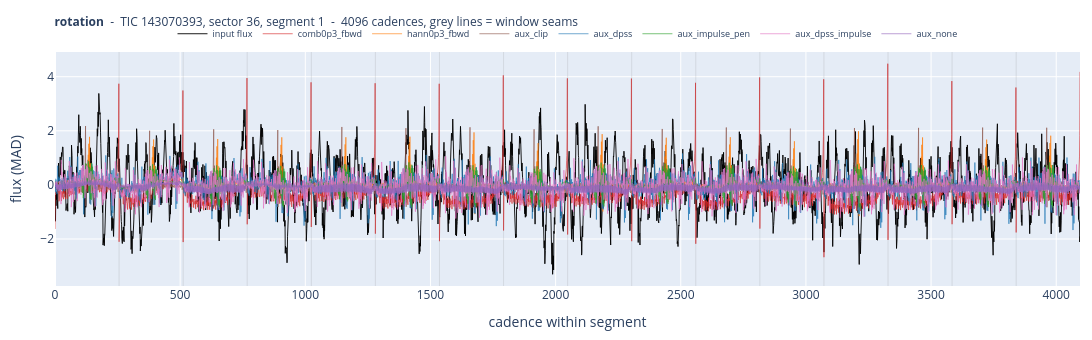

The cell this chart's notebook holds for it:
### Code cell
plot_class("rotation")

### Figure 1 — Plotly figure (JSON) as saved in the notebook; plotly's stock layout.template omitted (floating-point values rounded to 4 significant figures; data arrays with more than 128 entries replaced by an {"elided": "..."} marker saying what was removed)
{"data": [{"line": {"color": "black", "width": 0.9}, "mode": "lines", "name": "input flux", "type": "scatter", "y": {"elided": "4096 float values"}}, {"line": {"color": "#d62728", "width": 0.7}, "mode": "lines", "name": "comb0p3_fbwd", "opacity": 0.9, "type": "scatter", "y": {"elided": "4096 float values"}}, {"line": {"color": "#ff7f0e", "width": 0.7}, "mode": "lines", "name": "hann0p3_fbwd", "opacity": 0.9, "type": "scatter", "y": {"elided": "4096 float values"}}, {"line": {"color": "#8c564b", "width": 0.7}, "mode": "lines", "name": "aux_clip", "opacity": 0.9, "type": "scatter", "y": {"elided": "4096 float values"}}, {"line": {"color": "#1f77b4", "width": 0.7}, "mode": "lines", "name": "aux_dpss", "opacity": 0.9, "type": "scatter", "y": {"elided": "4096 float values"}}, {"line": {"color": "#2ca02c", "width": 0.7}, "mode": "lines", "name": "aux_impulse_pen", "opacity": 0.9, "type": "scatter", "y": {"elided": "4096 float values"}}, {"line": {"color": "#e377c2", "width": 0.7}, "mode": "lines", "name": "aux_dpss_impulse", "opacity": 0.9, "type": "scatter", "y": {"elided": "4096 float values"}}, {"line": {"color": "#9467bd", "width": 0.7}, "mode": "lines", "name": "aux_none", "opacity": 0.9, "type": "scatter", "y": {"elided": "4096 float values"}}], "layout": {"height": 340, "hovermode": "x unified", "legend": {"font": {"size": 9}, "orientation": "h", "x": 0.5, "xanchor": "center", "y": 1.14}, "margin": {"b": 38, "l": 55, "r": 12, "t": 52}, "shapes": [{"line": {"color": "rgba(120,120,120,0.35)", "width": 0.5}, "type": "line", "x0": 256, "x1": 256, "xref": "x", "y0": 0, "y1": 1, "yref": "y domain"}, {"line": {"color": "rgba(120,120,120,0.35)", "width": 0.5}, "type": "line", "x0": 512, "x1": 512, "xref": "x", "y0": 0, "y1": 1, "yref": "y domain"}, {"line": {"color": "rgba(120,120,120,0.35)", "width": 0.5}, "type": "line", "x0": 768, "x1": 768, "xref": "x", "y0": 0, "y1": 1, "yref": "y domain"}, {"line": {"color": "rgba(120,120,120,0.35)", "width": 0.5}, "type": "line", "x0": 1024, "x1": 1024, "xref": "x", "y0": 0, "y1": 1, "yref": "y domain"}, {"line": {"color": "rgba(120,120,120,0.35)", "width": 0.5}, "type": "line", "x0": 1280, "x1": 1280, "xref": "x", "y0": 0, "y1": 1, "yref": "y domain"}, {"line": {"color": "rgba(120,120,120,0.35)", "width": 0.5}, "type": "line", "x0": 1536, "x1": 1536, "xref": "x", "y0": 0, "y1": 1, "yref": "y domain"}, {"line": {"color": "rgba(120,120,120,0.35)", "width": 0.5}, "type": "line", "x0": 1792, "x1": 1792, "xref": "x", "y0": 0, "y1": 1, "yref": "y domain"}, {"line": {"color": "rgba(120,120,120,0.35)", "width": 0.5}, "type": "line", "x0": 2048, "x1": 2048, "xref": "x", "y0": 0, "y1": 1, "yref": "y domain"}, {"line": {"color": "rgba(120,120,120,0.35)", "width": 0.5}, "type": "line", "x0": 2304, "x1": 2304, "xref": "x", "y0": 0, "y1": 1, "yref": "y domain"}, {"line": {"color": "rgba(120,120,120,0.35)", "width": 0.5}, "type": "line", "x0": 2560, "x1": 2560, "xref": "x", "y0": 0, "y1": 1, "yref": "y domain"}, {"line": {"color": "rgba(120,120,120,0.35)", "width": 0.5}, "type": "line", "x0": 2816, "x1": 2816, "xref": "x", "y0": 0, "y1": 1, "yref": "y domain"}, {"line": {"color": "rgba(120,120,120,0.35)", "width": 0.5}, "type": "line", "x0": 3072, "x1": 3072, "xref": "x", "y0": 0, "y1": 1, "yref": "y domain"}, {"line": {"color": "rgba(120,120,120,0.35)", "width": 0.5}, "type": "line", "x0": 3328, "x1": 3328, "xref": "x", "y0": 0, "y1": 1, "yref": "y domain"}, {"line": {"color": "rgba(120,120,120,0.35)", "width": 0.5}, "type": "line", "x0": 3584, "x1": 3584, "xref": "x", "y0": 0, "y1": 1, "yref": "y domain"}, {"line": {"color": "rgba(120,120,120,0.35)", "width": 0.5}, "type": "line", "x0": 3840, "x1": 3840, "xref": "x", "y0": 0, "y1": 1, "yref": "y domain"}], "title": {"font": {"size": 12}, "text": "<b>rotation</b>  -  TIC 143070393, sector 36, segment 1  -  4096 cadences, grey lines = window seams"}, "width": 1550, "xaxis": {"title": {"text": "cadence within segment"}}, "yaxis": {"title": {"text": "flux (MAD)"}}}}
